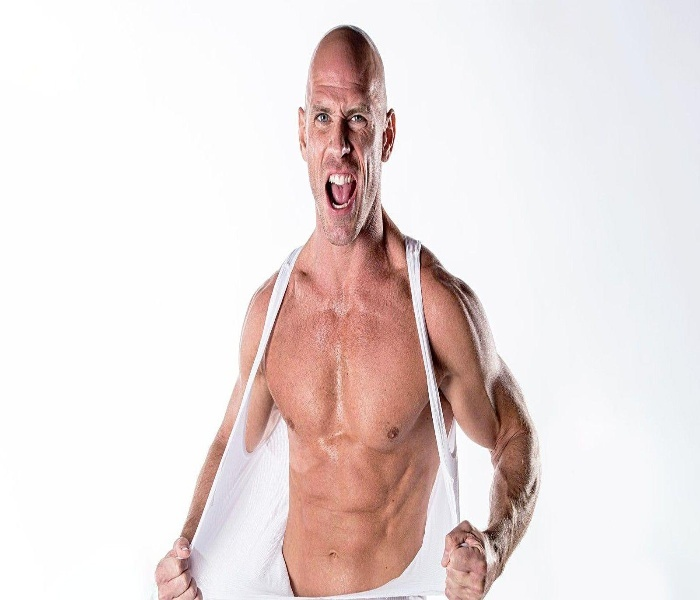
#> input picture savejonny.jpg, 700 x 600 px, found by its file name
$ python 'Flip,Rotateand Transport.py'
#> lines starting #> are read from the running program, lines starting #| are printed output that depends on the picture
import cv2
import numpy as np

img=cv2.imread(r"C:\Users\ISHU\OneDrive\Desktop\OPEN CV\savejonny.jpg")
#> img is the input picture: shape (600, 700, 3); mean B, G, R 220, 221.3, 233.2

img1=cv2.flip(img,1) # according to "y" axis
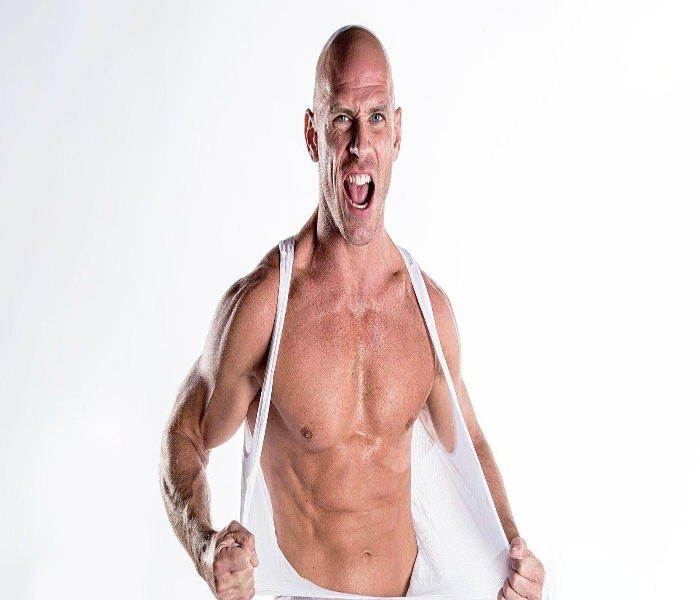
#> img1: shape (600, 700, 3); mean B, G, R 220, 221.3, 233.2
img2=cv2.flip(img,0) # according to "x" axis
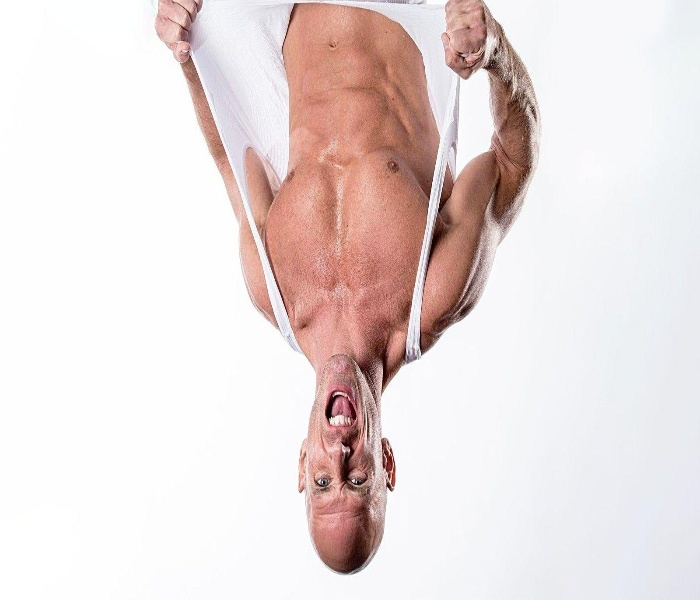
#> img2: shape (600, 700, 3); mean B, G, R 220, 221.3, 233.2
img3=cv2.flip(img,-1) # according to "x,y" axis
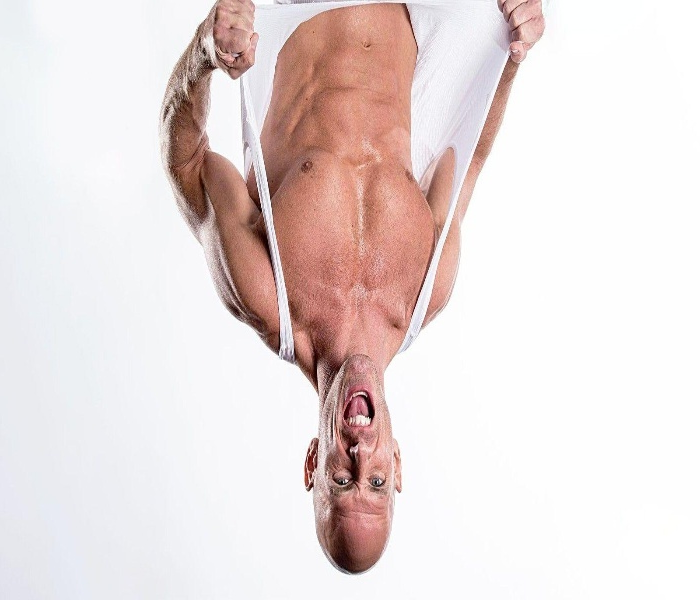
#> img3: shape (600, 700, 3); mean B, G, R 220, 221.3, 233.2

img4=cv2.rotate(img,cv2.ROTATE_180) # its rotate the image into 180 degrees

#img5=cv2.transpose(img)
#img=cv2.resize(img,img1,img2,img3,img4,img5,(500,700))

print(img.shape)
#| (600, 700, 3)
print(img1.shape)
#| (600, 700, 3)
print(img2.shape)
#| (600, 700, 3)
print(img3.shape)
#| (600, 700, 3)
print(img4.shape)
#| (600, 700, 3)


h1=np.hstack((img,img1,img2,img3,img4))
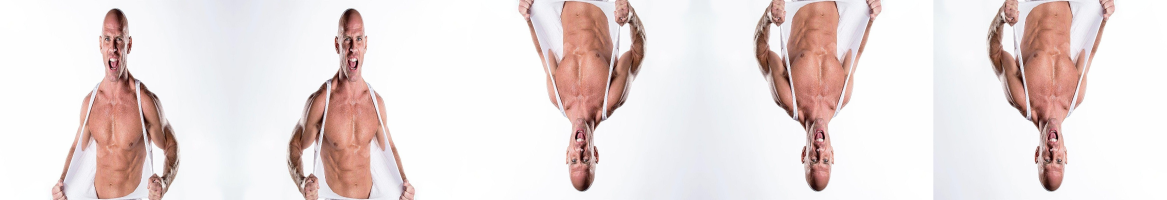
#> h1: shape (600, 3500, 3) (shown at 1/3 size); mean B, G, R 220, 221.3, 233.2
#v1=np.vstack((img,img1,img2,img3,img4))

cv2.imshow("image",h1)
cv2.waitKey(0)
cv2.destroyAllWindows()

$ run again, with 13.png saved as savejonny.jpg
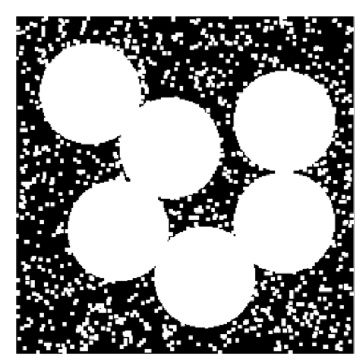
#> input picture 13.png, 355 x 362 px, found by its file name
#> img is the input picture: shape (362, 355, 3); min 0, max 255, mean 150.4
#> `img3=cv2.flip(img,-1) # according to "x,y" axis`:
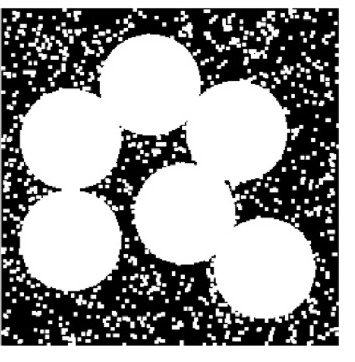
#> img3: shape (362, 355, 3); min 0, max 255, mean 150.4
#| (362, 355, 3)
#| (362, 355, 3)
#| (362, 355, 3)
#| (362, 355, 3)
#| (362, 355, 3)
#> `h1=np.hstack((img,img1,img2,img3,img4))`:
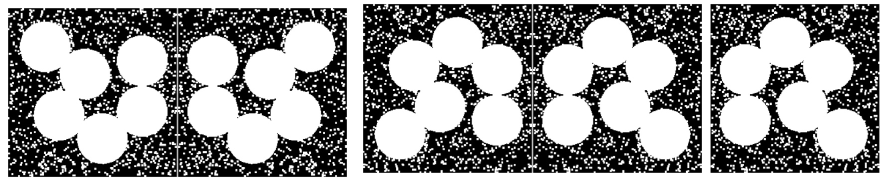
#> h1: shape (362, 1775, 3) (shown at 1/2 size); min 0, max 255, mean 150.4
